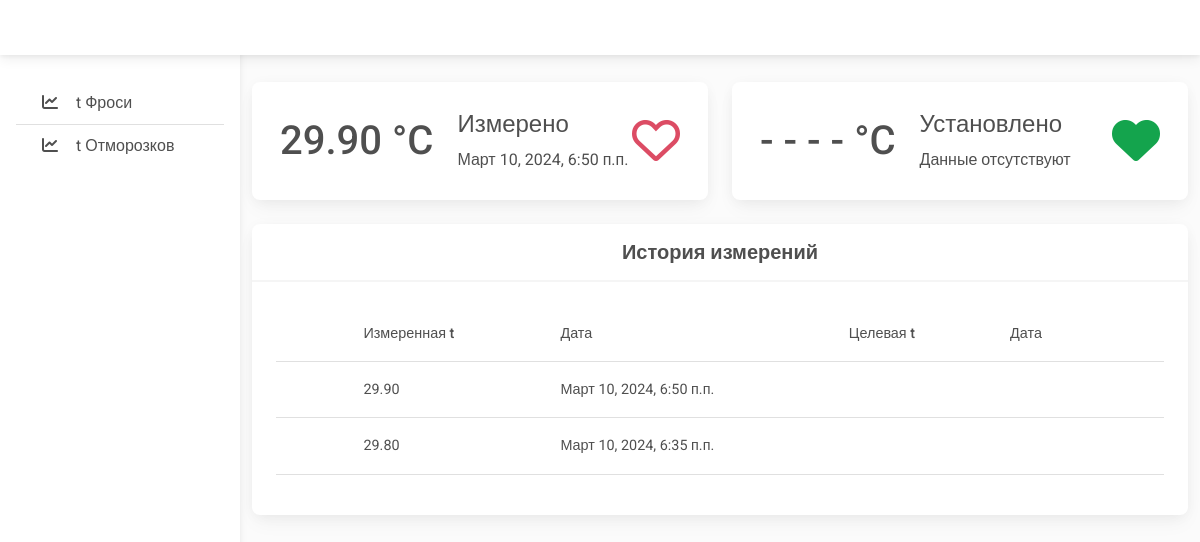
Page /sensors/1/ on the earlier database version.
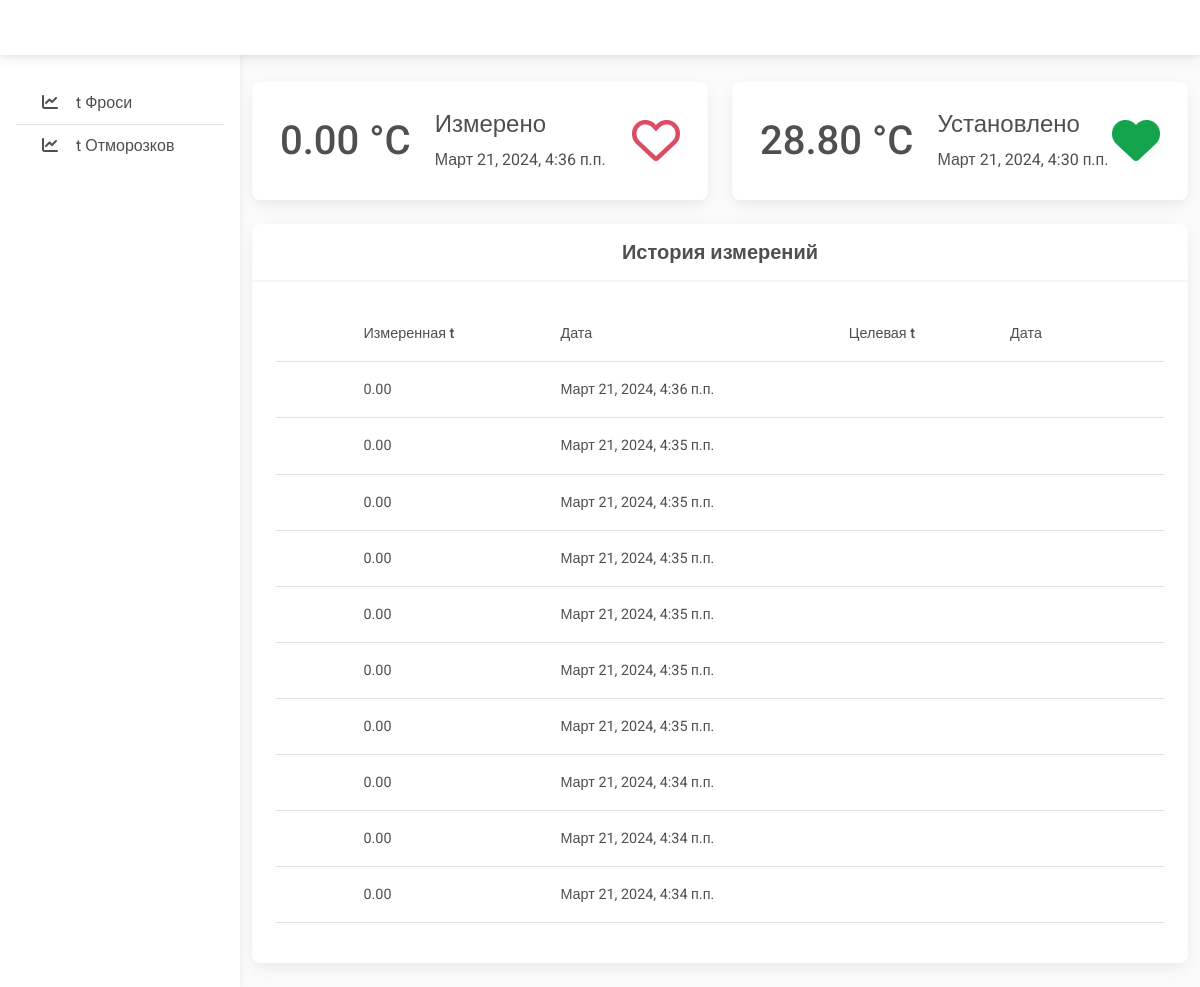
Same page on the later database version.
### sensors/models.py (models this page shows, shortened)
class Sensor(models.Model):
    name = models.CharField('Наименование',max_length=50)
    description = models.TextField('Описание')
    location = models.ForeignKey(Location,
                                 on_delete=models.CASCADE,
                                 related_name='location'
                                 )
    class Meta:
        verbose_name = 'Датчик'
        verbose_name_plural = 'Датчик'
        ordering = ('id',)

class SensorData(models.Model):
    sensor_value = models.DecimalField('Значение',
                                       max_digits=5,
                                       decimal_places=2)
    sensor_datetime = models.DateTimeField('Добавлено',
                                           auto_now_add=True)
    sensor = models.ForeignKey(Sensor,
                               on_delete=models.CASCADE,
                               related_name='sensor'
                               )
    class Meta:
        verbose_name = 'Измерение'
        verbose_name_plural = 'Измерения'
        ordering = ('id',)

class SensorSettings(models.Model):
    sensor_settings = models.DecimalField('Установка',
                                       max_digits=5,
                                       decimal_places=2)
    sensor_datetime = models.DateTimeField('Добавлено',
                                           auto_now_add=True)
    sensor = models.ForeignKey(Sensor,
                               on_delete=models.CASCADE,
                               related_name='sensor_settings_id'
                               )
    class Meta:
        verbose_name = 'Установка'
        verbose_name_plural = 'Установки'
        ordering = ('id',)

### sensors/views.py (the view)
# urls.py: path('<int:sensor_id>/', views.sensor_detail, name='sensor_detail'),
def sensor_detail(request, sensor_id=None):
    sensor = get_object_or_404(Sensor, id=sensor_id)
    sensors = get_sensors()
    sensor_settings = get_sensor_last_settings(sensor)
    sensor_data = SensorData.objects.filter(sensor=sensor.id).order_by(
        '-sensor_datetime')[:10]
    return render(request, 'sensors/measurement.html',
                  {'sensor_data': sensor_data,
                   'sensor_settings': sensor_settings,
                   'sensors': sensors})

### sensors/views.py (called while the page is built)
def get_sensors(id=None):
    sensors = Sensor.objects.select_related('location').order_by('id')
    if id is not None:
        sensors = sensors.filter(id=id)
    return sensors

def get_sensor_last_settings(sensor):
    settings = SensorSettings.objects.filter(sensor=sensor).order_by(
        '-sensor_datetime')[:1]
    if settings:
        return settings
    return None

### templates/sensors/measurement.html (shortened to what this page needs)
{% extends "base.html" %}
{% load static %}
      {% block measurement %}
        <div class="row">
          <div class="col-xl-6 col-md-12 mb-4">
            <div class="card">
              <div class="card-body">
                <div class="d-flex justify-content-between p-md-1">
                  <div class="d-flex flex-row">
                    <div class="align-self-center">
                      <h2 class="h1 mb-0 me-4">
                        {% if sensor_data %}
                          {% with sensor_data|first as first %}
                              {{ first.sensor_value }}
                          {% endwith %}
                        {% else %}
                            - - - -
                        {% endif %} °C
                      </h2>
                    </div>
                    <div>
                      <h4>Измерено</h4>
                      <p class="mb-0">
                        {% if sensor_data %}
                          {% with sensor_data|first as first %}
                              {{ first.sensor_datetime }}
                          {% endwith %}
                        {% else %}
                            Данные отсутствуют
                        {% endif %}
                      </p>
                    </div>
                  </div>
                  <div class="align-self-center">
                    <i class="far fa-heart text-danger fa-3x"></i>
                  </div>
                </div>
              </div>
            </div>
          </div>
          <div class="col-xl-6 col-md-12 mb-4">
            <div class="card">
              <div class="card-body">
                <div class="d-flex justify-content-between p-md-1">
                  <div class="d-flex flex-row">
                    <div class="align-self-center">
                      <h2 class="h1 mb-0 me-4">
                        {% if sensor_settings %}
                          {% with sensor_settings|first as first %}
                              {{ first.sensor_settings }}
                          {% endwith %}
                        {% else %}
                            - - - -
                        {% endif %} °C
                      </h2>
                    </div>
                    <div>
                      <h4>Установлено</h4>
                      <p class="mb-0">
                        {% if sensor_settings %}
                          {% with sensor_settings|first as first %}
                              {{ first.sensor_datetime }}
                          {% endwith %}
                        {% else %}
                            Данные отсутствуют
                        {% endif %}
                      </p>
                    </div>
                  </div>
                  <div class="align-self-center">
                    <i class="fas fa-heart text-success fa-3x"></i>
                  </div>
                </div>
              </div>
            </div>
          </div>
        </div>
      {% endblock %}
      {% block measurement_table %}
      <section class="mb-4">
        <div class="card">
          <div class="card-header text-center py-3">
            <h5 class="mb-0 text-center">
              <strong>История измерений</strong>
            </h5>
          </div>
          <div class="card-body">
            <div class="table-responsive">
              <table class="table table-hover text-nowrap">
                <thead>
                  <tr>
                    <th scope="col"></th>
                    <th scope="col">Измеренная t</th>
                    <th scope="col">Дата</th>
                    <th scope="col">Целевая t</th>
                    <th scope="col">Дата</th>
                    <th scope="col"></th>
                  </tr>
                </thead>
                <tbody>
                {% if sensor_data %}
                  {% for sensor in sensor_data %}
                      <tr>
                        <th scope="row"></th>
                        <td>{{ sensor.sensor_value }}</td>
                        <td>{{ sensor.sensor_datetime }}</td>
                        <td> </td>
                        <td> </td>
                        <td> </td>
                      </tr>
                  {% endfor %}
                {% endif %}
                </tbody>
              </table>
            </div>
          </div>
        </div>
      </section>
      {% endblock %}

### templates/base.html (shortened to what this page needs)
{% load static %}
<!DOCTYPE html>
<html lang="en">
<head>
  <link rel="stylesheet" href="https://use.fontawesome.com/releases/v6.0.0/css/all.css" />
  <link rel="stylesheet" href="{% static 'css/mdb.min.css' %}" />
  <link rel="stylesheet" href="{% static 'css/admin.css' %}" />
</head>
<body>
  <header>
    <nav id="sidebarMenu" class="collapse d-lg-block sidebar collapse bg-white">
      <div class="position-sticky">
        <div class="list-group list-group-flush mx-3 mt-4">
        {% for sensor in sensors %}
          <a href="{% url 'sensors:sensor_detail' sensor.id %}" class="list-group-item
          list-group-item-action py-2" data-mdb-ripple-init><i
              class="fas fa-chart-line fa-fw me-3"></i><span>{{ sensor.name }}</span></a>
        {% endfor %}
        </div>
      </div>
    </nav>
    <nav id="main-navbar" class="navbar navbar-expand-lg navbar-light bg-white fixed-top">
      <div class="container-fluid">
        <ul class="navbar-nav ms-auto d-flex flex-row">
          <li class="nav-item dropdown">
            <a class="nav-link dropdown-toggle hidden-arrow d-flex align-items-center" href="#"
              id="navbarDropdownMenuLink" role="button" data-mdb-dropdown-init aria-expanded="false">
            </a>
          </li>
        </ul>
      </div>
    </nav>
  </header>
  <main style="margin-top: 58px">
    <div class="container pt-4">
      {% block measurement %}{% endblock %}
      {% block measurement_table %}{% endblock %}
    </div>
  </main>
</body>
</html>

### static/css/admin.css (style rules this page uses)
body { background-color: #fbfbfb; }
@media (min-width: 991.98px) { main { padding-left: 240px; } }
.sidebar { position: fixed; top: 0; bottom: 0; left: 0; padding: 58px 0 0; box-shadow: 0 2px 5px 0 rgb(0 0 0 / 5%), 0 2px 10px 0 rgb(0 0 0 / 5%); width: 240px; z-index: 600; }

Differences in the rows shown:
no longer on this page (row unchanged): SensorData: sensor_value "29.90", sensor_datetime "Март 10, 2024, 6:50 п.п."
no longer on this page (row unchanged): SensorData: sensor_value "29.80", sensor_datetime "Март 10, 2024, 6:35 п.п."
added SensorData: sensor_value "0.00", sensor_datetime "Март 21, 2024, 4:36 п.п."
added SensorSettings: sensor_settings "28.80", sensor_datetime "Март 21, 2024, 4:30 п.п."
added SensorData: sensor_value "0.00", sensor_datetime "Март 21, 2024, 4:35 п.п."
added SensorData: sensor_value "0.00", sensor_datetime "Март 21, 2024, 4:35 п.п."
added SensorData: sensor_value "0.00", sensor_datetime "Март 21, 2024, 4:35 п.п."
added SensorData: sensor_value "0.00", sensor_datetime "Март 21, 2024, 4:35 п.п."
added SensorData: sensor_value "0.00", sensor_datetime "Март 21, 2024, 4:35 п.п."
added SensorData: sensor_value "0.00", sensor_datetime "Март 21, 2024, 4:35 п.п."
added SensorData: sensor_value "0.00", sensor_datetime "Март 21, 2024, 4:34 п.п."
added SensorData: sensor_value "0.00", sensor_datetime "Март 21, 2024, 4:34 п.п."
added SensorData: sensor_value "0.00", sensor_datetime "Март 21, 2024, 4:34 п.п."
Other differences:
text no longer shown: "- - - - Данные отсутствуют"
